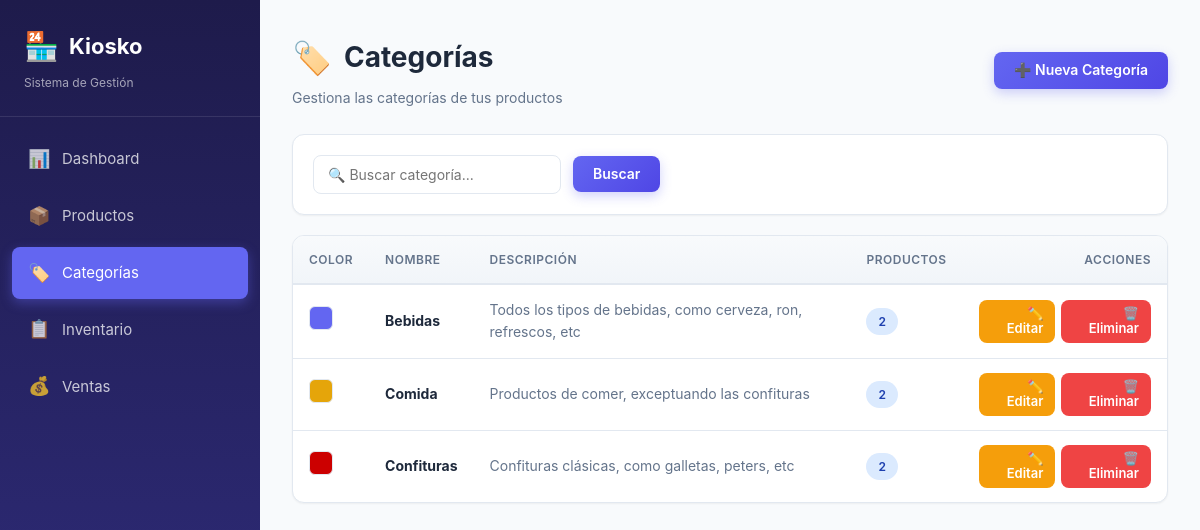
Page /categorias/ on the committed database.
### tienda/models.py (models this page shows, shortened)
class Categoria(models.Model):
    nombre = models.CharField(max_length=100, unique=True)
    descripcion = models.TextField(blank=True, null=True)
    color = models.CharField(max_length=7, default='#6366f1',
                             help_text='Color en formato HEX (ej: #6366f1)')
    creado = models.DateTimeField(auto_now_add=True)
    class Meta:
        verbose_name = 'Categoría'
        verbose_name_plural = 'Categorías'
        ordering = ['nombre']

### tienda/views.py (the view)
# urls.py: path('categorias/', views.categoria_lista, name='categoria_lista'),
def categoria_lista(request):
    q = request.GET.get('q', '')
    categorias = Categoria.objects.annotate(num_productos=Count('productos'))
    if q:
        categorias = categorias.filter(
            Q(nombre__icontains=q) | Q(descripcion__icontains=q)
        )
    return render(request, 'categorias/lista.html', {
        'categorias': categorias, 'q': q, 'seccion': 'categorias'
    })

### templates/categorias/lista.html (shortened to what this page needs)
{% extends 'base.html' %}
{% block content %}
<div class="page-header">
    <div>
        <h1 class="page-title"><span class="title-icon">🏷️</span> Categorías</h1>
        <p class="page-subtitle">Gestiona las categorías de tus productos</p>
    </div>
    <a href="{% url 'categoria_crear' %}" class="btn btn-primary">➕ Nueva Categoría</a>
</div>
<div class="filters">
    <form method="get">
        <input type="text" name="q" value="{{ q }}" placeholder="🔍 Buscar categoría..." class="form-input">
        <button type="submit" class="btn btn-primary">Buscar</button>
    </form>
</div>
<div class="table-container">
    {% if categorias %}
    <div class="table-scroll">
        <table>
            <thead>
                <tr>
                    <th>Color</th>
                    <th>Nombre</th>
                    <th>Descripción</th>
                    <th>Productos</th>
                    <th class="text-right">Acciones</th>
                </tr>
            </thead>
            <tbody>
                {% for c in categorias %}
                <tr>
                    <td><span
                            style="display:inline-block;width:24px;height:24px;border-radius:6px; background: {{ c.color }} ; border:1px solid #e2e8f0;"></span>
                    </td>
                    <td><strong>{{ c.nombre }}</strong></td>
                    <td class="text-muted">{{ c.descripcion|default:"—" }}</td>
                    <td><span class="badge badge-info">{{ c.num_productos }}</span></td>
                    <td class="text-right">
                        <div class="table-actions" style="justify-content:flex-end;">
                            <a href="{% url 'categoria_editar' c.pk %}" class="btn btn-warning btn-sm">✏️ Editar</a>
                            <a href="{% url 'categoria_eliminar' c.pk %}" class="btn btn-danger btn-sm">🗑️ Eliminar</a>
                        </div>
                    </td>
                </tr>
                {% endfor %}
            </tbody>
        </table>
    </div>
    {% endif %}
</div>
{% endblock %}

### static/css/style.css (style rules this page uses)
* { margin: 0; padding: 0; box-sizing: border-box; }
:root { --primary: #6366f1; --primary-dark: #4f46e5; --primary-light: #818cf8; --secondary: #ec4899; --success: #10b981; --warning: #f59e0b; --danger: #ef4444; --bg: #f8fafc; --surface: #ffffff; --text: #1e293b; --text-muted: #64748b; --border: #e2e8f0; --shadow-sm: 0 1px 2px rgba(0,0,0,0.05); --shadow: 0 4px 6px -1px rgba(0,0,0,0.1), 0 2px 4px -1px rgba(0,0,0,0.06); --shadow-lg: 0 10px 25px -3px rgba(0,0,0,0.1); --radius: 12px; --radius-sm: 8px; --sidebar-width: 260px; }
body { font-family: -apple-system, BlinkMacSystemFont, 'Segoe UI', Roboto, 'Helvetica Neue', Arial, sans-serif; background: var(--bg); color: var(--text); line-height: 1.6; min-height: 100vh; }
.page-header { display: flex; justify-content: space-between; align-items: center; margin-bottom: 24px; flex-wrap: wrap; gap: 16px; }
.page-title { font-size: 28px; font-weight: 700; color: var(--text); display: flex; align-items: center; gap: 12px; }
.page-title .title-icon { font-size: 32px; }
.page-subtitle { color: var(--text-muted); font-size: 14px; margin-top: 4px; }
.btn { display: inline-flex; align-items: center; gap: 8px; padding: 10px 20px; border: none; border-radius: var(--radius-sm); font-size: 14px; font-weight: 600; cursor: pointer; text-decoration: none; transition: all 0.2s; line-height: 1.2; font-family: inherit; }
.btn-primary { background: linear-gradient(135deg, var(--primary) 0%, var(--primary-dark) 100%); color: white; box-shadow: 0 4px 12px rgba(99,102,241,0.3); }
.btn-warning { background: var(--warning); color: white; }
.btn-danger { background: var(--danger); color: white; }
.btn-sm { padding: 6px 12px; font-size: 13px; }
.table-container { background: var(--surface); border-radius: var(--radius); box-shadow: var(--shadow-sm); border: 1px solid var(--border); overflow: hidden; }
.table-scroll { overflow-x: auto; }
table { width: 100%; border-collapse: collapse; font-size: 14px; }
thead { background: linear-gradient(180deg, #f8fafc 0%, #f1f5f9 100%); }
th { text-align: left; padding: 14px 16px; font-weight: 600; color: var(--text-muted); font-size: 12px; text-transform: uppercase; letter-spacing: 0.5px; border-bottom: 2px solid var(--border); }
td { padding: 14px 16px; border-bottom: 1px solid var(--border); color: var(--text); }
tbody tr:last-child td { border-bottom: none; }
tbody tr { transition: background 0.15s; }
.table-actions { display: flex; gap: 6px; }
.badge { display: inline-block; padding: 4px 12px; border-radius: 50px; font-size: 12px; font-weight: 600; }
.badge-info { background: #dbeafe; color: #1e40af; }
.filters { background: var(--surface); padding: 20px; border-radius: var(--radius); box-shadow: var(--shadow-sm); border: 1px solid var(--border); margin-bottom: 20px; display: flex; gap: 12px; flex-wrap: wrap; align-items: center; }
.filters form { display: flex; gap: 12px; flex-wrap: wrap; width: 100%; align-items: center; }
.form-input { padding: 10px 14px; border: 1px solid var(--border); border-radius: var(--radius-sm); font-size: 14px; font-family: inherit; background: white; transition: all 0.2s; min-width: 200px; color: var(--text); }
.text-right { text-align: right; }
.text-muted { color: var(--text-muted); }

### rows in the picture
Categoria: nombre "Bebidas", descripcion "Todos los tipos de bebidas, como cerveza, ron, refrescos, etc", num_productos "2"
Categoria: nombre "Comida", descripcion "Productos de comer, exceptuando las confituras", num_productos "2"
Categoria: nombre "Confituras", descripcion "Confituras clásicas, como galletas, peters, etc", num_productos "2"
